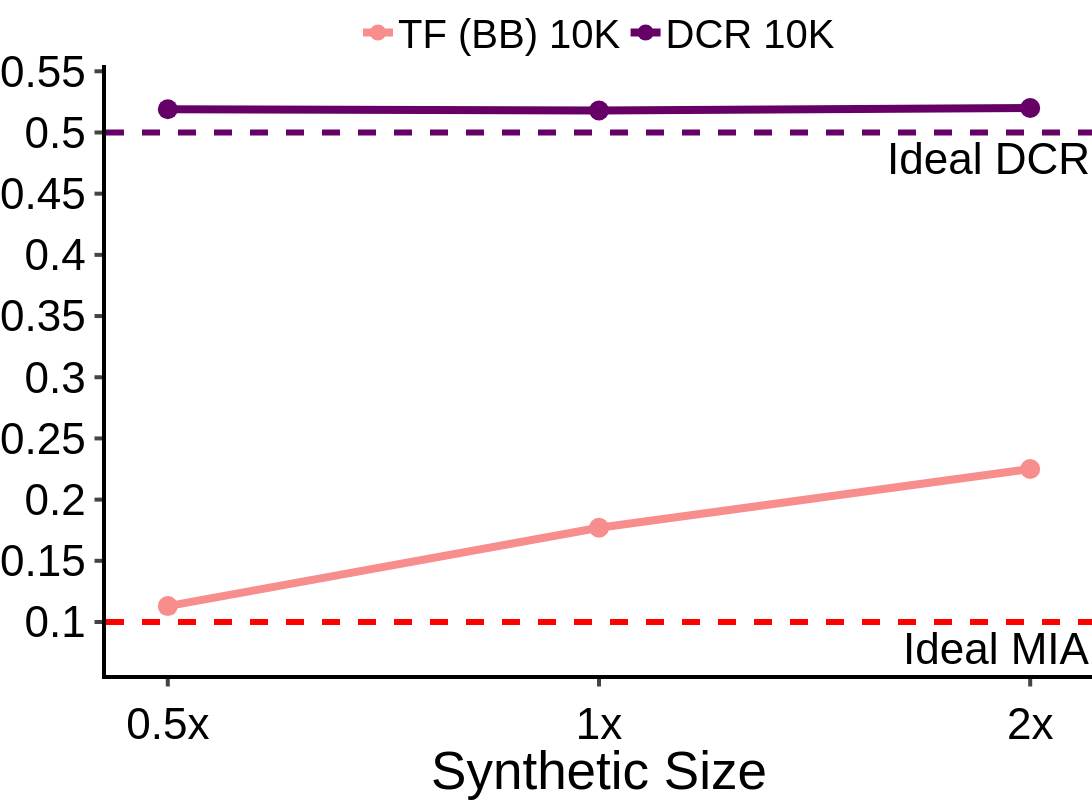

The notebook cell saved with this chart:
### Code cell
df = {"Synthetic Size": synthetic_size, "TF (BB) 10K": bb_10k, "DCR 10K": dcr_10k}

fig = px.line(
    data_frame=df,
    x="Synthetic Size",
    y=["TF (BB) 10K", "DCR 10K"],
    markers=True,
)
fig.data[0].line.color = "#f78d8d"
fig.data[1].line.color = "#660066"
fig.add_hline(y=0.1, line_dash="dash", line_color="red", annotation_text="Ideal MIA", annotation_position="bottom right", line_width=6)
fig.add_hline(y=0.5, line_dash="dash", line_color="#660066", annotation_text="Ideal DCR", annotation_position="bottom right", line_width=6)
fig.update_layout(
    xaxis=dict(
        tickmode='array',
        tickvals=["0.5x", "1x", "2x"],
    ),
)
fig.update_xaxes(
   ticks="outside", tickwidth=4, ticklen=7.5, linewidth=4, linecolor="black", tickangle=0, title_font_family="Helvetica", tickfont_family="Helvetica", tickfont_size=FONT_SIZE,
)
fig.update_yaxes(
    ticks="outside", tickwidth=4, ticklen=7.5, linewidth=4, linecolor="black", title = "Metric Score", tickangle=0, title_font_family="Helvetica", tickfont_family="Helvetica", tickfont_size=FONT_SIZE,
)
fig.update_traces(marker=dict(size=20), line=dict(width=8))

customize_figure_layout(fig)
fig.update_layout(yaxis_title=None)
save_and_display_figure(fig, "diabetes_tf_dcr_synthetic_size", plots_dir)

### Figure 1 — Plotly figure (JSON) as saved in the notebook; plotly's stock layout.template omitted (floating-point values rounded to 4 significant figures)
{"data": [{"hovertemplate": "variable=TF (BB) 10K<br>Synthetic Size=%{x}<br>value=%{y}<extra></extra>", "legendgroup": "TF (BB) 10K", "line": {"color": "#f78d8d", "dash": "solid", "width": 8}, "marker": {"size": 20, "symbol": "circle"}, "mode": "lines+markers", "name": "TF (BB) 10K", "orientation": "v", "showlegend": true, "type": "scatter", "x": ["0.5x", "1x", "2x"], "xaxis": "x", "y": [0.113, 0.177, 0.225], "yaxis": "y"}, {"hovertemplate": "variable=DCR 10K<br>Synthetic Size=%{x}<br>value=%{y}<extra></extra>", "legendgroup": "DCR 10K", "line": {"color": "#660066", "dash": "solid", "width": 8}, "marker": {"size": 20, "symbol": "circle"}, "mode": "lines+markers", "name": "DCR 10K", "orientation": "v", "showlegend": true, "type": "scatter", "x": ["0.5x", "1x", "2x"], "xaxis": "x", "y": [0.519, 0.518, 0.52], "yaxis": "y"}], "layout": {"annotations": [{"showarrow": false, "text": "Ideal MIA", "x": 1, "xanchor": "right", "xref": "x domain", "y": 0.1, "yanchor": "top", "yref": "y"}, {"showarrow": false, "text": "Ideal DCR", "x": 1, "xanchor": "right", "xref": "x domain", "y": 0.5, "yanchor": "top", "yref": "y"}], "font": {"color": "black", "family": "Helvetica", "size": 44}, "height": 800, "legend": {"font": {"size": 40}, "orientation": "h", "title": {"font": {"family": "Helvetica"}, "text": ""}, "tracegroupgap": 0, "valign": "top", "x": 0.5, "xanchor": "center", "y": 1, "yanchor": "bottom"}, "margin": {"b": 0, "l": 0, "pad": 0, "r": 0, "t": 40}, "plot_bgcolor": "white", "shapes": [{"line": {"color": "red", "dash": "dash", "width": 6}, "type": "line", "x0": 0, "x1": 1, "xref": "x domain", "y0": 0.1, "y1": 0.1, "yref": "y"}, {"line": {"color": "#660066", "dash": "dash", "width": 6}, "type": "line", "x0": 0, "x1": 1, "xref": "x domain", "y0": 0.5, "y1": 0.5, "yref": "y"}], "title": {"font": {"family": "Helvetica"}, "x": 0.5, "y": 0.99}, "width": 1200, "xaxis": {"anchor": "y", "automargin": true, "domain": [0, 1], "linecolor": "black", "linewidth": 4, "tickangle": 0, "tickfont": {"family": "Helvetica", "size": 44}, "ticklen": 7.5, "tickmode": "array", "ticks": "outside", "tickvals": ["0.5x", "1x", "2x"], "tickwidth": 4, "title": {"font": {"family": "Helvetica"}, "text": "Synthetic Size"}}, "yaxis": {"anchor": "x", "automargin": true, "domain": [0, 1], "linecolor": "black", "linewidth": 4, "tickangle": 0, "tickfont": {"family": "Helvetica", "size": 44}, "ticklen": 7.5, "ticks": "outside", "tickwidth": 4, "title": {}}}}
